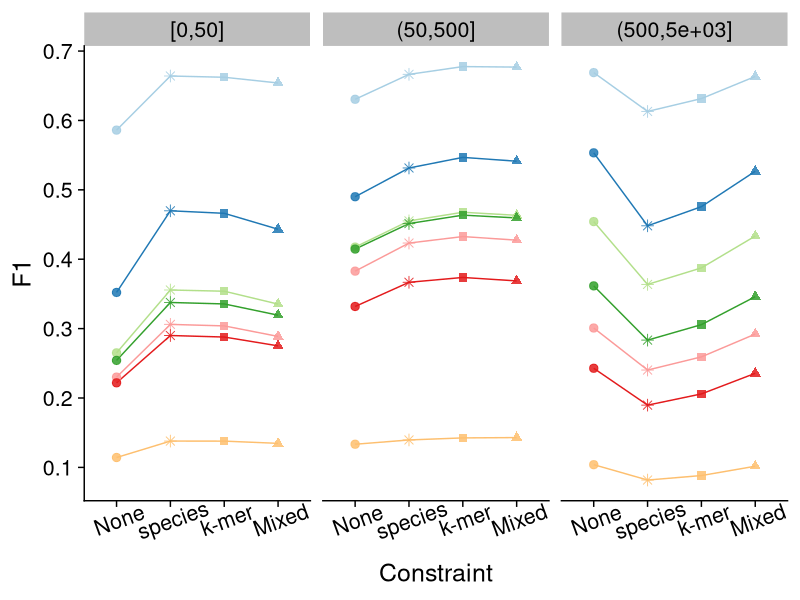

Here is the R script that generated this plot: (Note: this script raises an error after producing the figure.)
require(ggplot2)
require(readr)
require(cowplot)
require(dplyr)

scores <- read_csv("../results/cscores-10kSpecies_-_KRANK-sizeconst_comparison.csv")
scores
scores$Taxonomic_rank <- factor(
  scores$Taxonomic_rank,
  levels = c("kingdom", "phylum", "class", "order", "family", "genus", "species")
)
scores <- scores %>% filter(Distance_to_closest < 0.35)
# scores$Taxon <- as.factor(scores$Taxon)
options(scipen=10000)
scores$Method[scores$Method == "k=32 w=35 h=12 b=16 l=2 no const. (0.00)"] <- "None"
scores$Method[scores$Method == "k=32 w=35 h=12 b=16 l=2 species-count const. (0.00)"] <- "species"
scores$Method[scores$Method == "k=32 w=35 h=12 b=16 l=2 mixed const. (mer-count and no) (0.00)"] <- "Mixed"
scores$Method[scores$Method == "k=32 w=35 h=12 b=16 l=2 mer-count const. (0.00)"] <- "k-mer"

p1 <- ggplot(
  scores %>% mutate(
    Reference_genome_in_phylum = cut(
      Reference_genome_in_phylum,
      include.lowest = TRUE,
      breaks = c(0, 50, 500, 5000)
    )
  ) %>% 
    group_by(Taxonomic_rank, Reference_genome_in_phylum, Method) %>%
    summarise(Recall = mean(Recall), Precision = mean(Precision), F1 = mean(F1))
) +
  aes(x=reorder(Method,F1), y = F1, color = Taxonomic_rank, shape = Method) +
  facet_wrap(.~Reference_genome_in_phylum) +
  geom_line(aes(group=Taxonomic_rank))+
  geom_point(size = 2.5, alpha = 0.85) +
  labs(shape = "Constraint", colour = "Taxonomic rank", linetype = "Constraint", x = "Constraint", y = "F1") +
  scale_colour_brewer(palette = "Paired") +
  scale_y_continuous(breaks = scales::pretty_breaks(n = 5)) +
  scale_shape_manual(values = c(15,17,19,8)) +
  theme_cowplot(font_size = 18) +
  theme(strip.background = element_rect(fill = "gray")) +
  theme(
    axis.text.y = element_text(),
    axis.text.x = element_text(angle = 20)
  ) + theme(legend.position = "none")
p1
ggsave2("../figures/size_const_comparison-wrt_group_size.pdf", width = 7, height = 6)

options(scipen=10000)
ggplot(scores %>% mutate(
      Reference_genome_in_phylum = cut(
      Reference_genome_in_phylum,
      include.lowest = TRUE,
      dig.lab = 50,
      breaks = c(0, 10, 100, 1000))
    ) %>% filter(Method %in% c("None", "Mixed")) %>% filter(!is.na(Reference_genome_in_phylum))) +
  aes(y = F1, x = Reference_genome_in_phylum, color = Method, shape = Method) +
  # geom_point(position = position_dodge2(width = 0.5), size = 0.75, alpha = 0.25) +
  stat_summary(aes(y = F1, group = Method), geom = "line", color="darkgrey", linewidth=1) +
  stat_summary(size = 1) + 
  scale_colour_brewer(palette = "Dark2") +
  # scale_x_continuous(trans="log10") +
  theme_cowplot(font_size = 18) +
  theme(strip.background = element_rect(fill = "gray")) +
  theme(axis.text.y = element_text(), axis.text.x = element_text()) + labs(x="Number of genomes in the same phylum")
px <- ggplot(
  scores %>% filter(Reference_genome_in_phylum < 1000) %>% filter(Method %in% c("None", "Mixed")) %>% filter(!is.na(Taxonomic_rank)) %>% group_by(Method, Taxonomic_rank) %>%  summarise(Precision = mean(Precision), Recall = mean(Recall), F1 = mean(F1))
) +
  aes(x = Taxonomic_rank, y = F1, color = Method, shape = Method) +
  # geom_boxplot() +
  # geom_point(size = 5,alpha = 1) +
  geom_line(aes(group = Method, color = Method), linewidth = 2, alpha = 0.5) +
  geom_point(size = 5, alpha = 1)+
  # geom_smooth() + 
  # facet_wrap(c("expt")) +
  # facet_wrap(c("Taxonomic_rank")) +
  labs(shape = "Approach", colour = "Approach", x = "Taxonomic rank", y = "F1") +
  # geom_line(aes(group = Distance_to_closest), color = "grey20") +
  scale_colour_brewer(palette = "Dark2") +
  # scale_x_continuous(trans="log10") +
  theme_cowplot(font_size = 21) +
  theme(strip.background = element_rect(fill = "gray")) +
  scale_y_continuous(breaks = scales::pretty_breaks(n = 5))
px

p2 <- ggplot(
  scores %>% 
    filter(Method %in% c("Mixed", "None")) %>%
    filter(Taxonomic_rank != "kingdom") %>%
    mutate(
      Distance_to_closest = cut(
        Distance_to_closest,
        include.lowest = TRUE,
        breaks = c(0, 0.001, 0.025, 0.05, 0.1, 0.2, 0.35)
      )
    ) %>%
    group_by(Taxonomic_rank, Method, Distance_to_closest) %>%
    summarise(Precision = mean(Precision), Recall = mean(Recall))
) + aes(color = Taxonomic_rank, x=Precision, y=Recall, shape=reorder(Method, Recall)) + 
  geom_point(size = 2.5, alpha = 0.85) +
  facet_wrap(vars(Distance_to_closest), scales = "free", nrow = 2) +
  labs(shape = "Constraint", colour = "Taxonomic rank", x = "Precision", y = "Recall") +
  geom_line(aes(group=Taxonomic_rank),color="grey60")+
  scale_colour_manual(values = palette.colors(palette = "Paired", n = 7)[-1]) +
  theme_cowplot(font_size = 18) +
  theme(panel.spacing.x = unit(1.15, "lines"))
p2

prow <- plot_grid(
  p1 + theme(legend.position = "none"),
  p2 + theme(legend.position = "none"),
  ncol = 2,
  rel_heights = c(1, 1.25),
  vjust = 2,
  hjust = 2,
  labels = c("A", "B"),
  label_size = 20,
  label_x = 0.075, label_y = 1
)
prow
legend <- get_legend(
  p1 + theme(legend.box.margin = margin(6, 0, 0, 0)) + 
    theme(
      legend.position = "bottom",
      legend.justification = "center",
      legend.direction = "horizontal",
      legend.box = "vertical"
    ) + guides(color=guide_legend(nrow=1, byrow=TRUE))
)

taxa_counts <- read_tsv("../data/ref_taxa_counts.txt")
taxa_counts$Rank <- factor(
  taxa_counts$Rank,
  levels = c("kingdom", "phylum", "class", "order", "family", "genus", "species")
)

p3 <- ggplot(taxa_counts %>% filter(Rank != "kingdom"),
             aes(x=Rank, y=Count)) +
  geom_violin(aes(color=Rank), linewidth=0.8, scale = "width", color="gray20", trim = TRUE, draw_quantiles = TRUE) +
  geom_point(aes(x=Rank, y=Count, color=Rank), alpha = 0.75, size = 1, position = "jitter") +
  stat_summary(color="black", fun = median) +
  scale_y_continuous(trans = "log2") +
  theme_cowplot(font_size = 18) +
  theme(strip.background = element_rect(fill = "gray")) +
  scale_colour_manual(values = palette.colors(palette = "Paired", n = 7)[-1]) +
  theme(
    panel.spacing.x = unit(1, "lines"),
    axis.title.x = element_blank() 
  ) +
  labs(y = "Number of\ngenomes in taxon", x = "")
p3
ggsave2("../figures/num_genomes_per_taxon.pdf", width = 12, height = 4)

plot_grid(p3 + theme(legend.position = "none"), plot_grid(prow, legend, rel_heights =  c(3, .4), nrow=2), ncol=1, rel_widths = c(1, 5), rel_heights = c(1, 3), labels = c("A", ""), label_size = 20)
ggsave2("../figures/size_const_comparison-10kSpecies.pdf", width = 14, height = 9.5)

ggplot(data=data.frame(x=0:1)) +
  geom_vline(xintercept = 0.7, color = "black", linetype = 2) +
  # geom_hline(yintercept = 0.1, color = "navy", linetype = 2) + geom_hline(yintercept = sqrt(0.1), color = "darkred", linetype = 2) + 
  geom_vline(xintercept = 0.1, color = "black", linetype = 4) +
  # geom_hline(yintercept = 0.25, color = "navy", linetype = 4) + geom_hline(yintercept = sqrt(0.25), color = "darkred", linetype = 4) + 
  stat_function(xlim = c(0, 1), fun = function(x) {x}, linewidth = 1, aes(color = "linear")) +
  stat_function(xlim = c(0, 1), fun = function(x) {sqrt(x)}, linewidth = 1, aes(color = "square root")) +
  theme_cowplot() +
  scale_color_manual(
    values=c("navy", "darkred"),
    breaks=c("linear", "square root")
  ) + 
  labs(y = "r(t)", x = "Total k-mer count ratio", color = "")